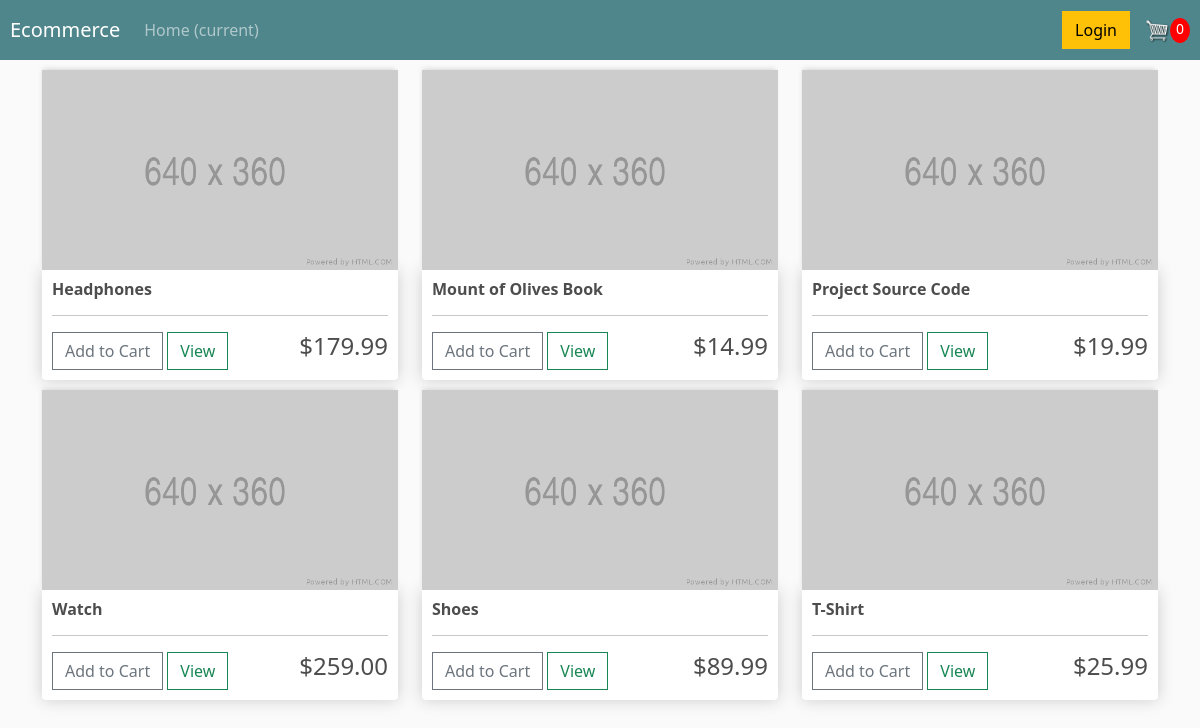
The page / on the database its author committed.
### store/models.py (models this page shows, shortened)
class Product(models.Model):
  name = models.CharField(max_length=200, null=True)
  price = models.FloatField()
  digital = models.BooleanField(default=False, null=True, blank=False)
  image = models.ImageField(null=True, blank=True, )

### store/views.py (the view)
# urls.py: path('', include('store.urls'))
def store(request):
  products = Product.objects.all()
  context = {'products':  products}
  return render(request, 'store/store.html', context)

### store/templates/store/store.html
{% extends 'store/main.html' %}
{% load static %}
{% block content %}
     <div class="row">
          {% for product in products %}
          <div class="col-lg-4">
               <img class="thumbnail" src="{% static 'images/placeholder.png' %}" alt="Product image">
               <div class="box-element product">
                    <h6><strong>{{product.name}}</strong></h6>
                    <hr>
                    <button class="btn btn-outline-secondary add-btn">Add to Cart</button>
                    <a href="#" class="btn btn-outline-success">View</a>
                    <h4 style="display: inline-block;float:right;">${{product.price|floatformat:2}}</h4>
               </div>
          </div>
          {% endfor %}
     </div>
{% endblock content %}

### static/css/main.css (style rules this page uses)
body { background-color: hsl(0, 0%, 98%); }
h1, h2, h3, h4, h5, h6 { color: hsl(0, 0%, 30%); }
.box-element { box-shadow: hsl(0, 0%, 80%) 0 0 16px; background-color: #fff; border-radius: 4px; padding: 10px; }
.thumbnail { width: 100%; height: 200px; -webkit-box-shadow: -1px -3px 5px -2px rgba(214, 214, 214, 1); -moz-box-shadow: -1px -3px 5px -2px rgba(214, 214, 214, 1); box-shadow: -1px -3px 5px -2px rgba(214, 214, 214, 1); }
.product { border-radius: 0 0 4px 4px; }
.col-lg-4, .col-lg-6, .col-lg-8, .col-lg-12 { margin-top: 10px; }
.btn { border-radius: 0; }

### rows shown on the page
Product: name "Headphones", price "179.99"
Product: name "Mount of Olives Book", price "14.99"
Product: name "Project Source Code", price "19.99"
Product: name "Watch", price "259.00"
Product: name "Shoes", price "89.99"
Product: name "T-Shirt", price "25.99"
